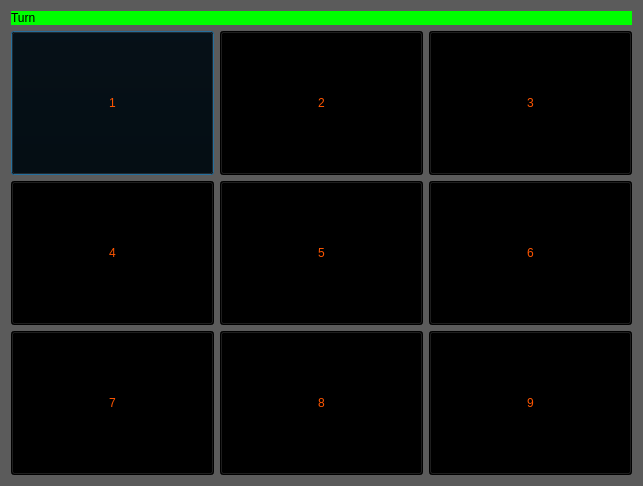
<?xml version="1.0" encoding="UTF-8"?>
<ui version="4.0">
 <class>board</class>
 <widget class="QDialog" name="board">
  <property name="geometry">
   <rect>
    <x>0</x>
    <y>0</y>
    <width>643</width>
    <height>486</height>
   </rect>
  </property>
  <property name="windowTitle">
   <string>Dialog</string>
  </property>
  <property name="styleSheet">
   <string notr="true">background-color: rgb(91, 91, 91);</string>
  </property>
  <layout class="QVBoxLayout" name="verticalLayout_3">
   <item>
    <widget class="QLabel" name="TurnLabel">
     <property name="sizePolicy">
      <sizepolicy hsizetype="Preferred" vsizetype="Fixed">
       <horstretch>0</horstretch>
       <verstretch>0</verstretch>
      </sizepolicy>
     </property>
     <property name="styleSheet">
      <string notr="true">font: 20pt &quot;Impact&quot;;
background-color: rgb(0, 255, 0);r
color: rgb(0, 0, 0);</string>
     </property>
     <property name="text">
      <string>Turn</string>
     </property>
    </widget>
   </item>
   <item>
    <layout class="QVBoxLayout" name="verticalLayout_2">
     <property name="sizeConstraint">
      <enum>QLayout::SetDefaultConstraint</enum>
     </property>
     <item>
      <layout class="QHBoxLayout" name="horizontalLayout_3">
       <item>
        <widget class="QPushButton" name="PB1">
         <property name="sizePolicy">
          <sizepolicy hsizetype="Preferred" vsizetype="Preferred">
           <horstretch>0</horstretch>
           <verstretch>0</verstretch>
          </sizepolicy>
         </property>
         <property name="styleSheet">
          <string notr="true">background-color: rgb(0, 0, 0);
font: 48pt &quot;Impact&quot;;
color: rgb(255, 85, 0);</string>
         </property>
         <property name="text">
          <string>1</string>
         </property>
        </widget>
       </item>
       <item>
        <widget class="QPushButton" name="PB2">
         <property name="sizePolicy">
          <sizepolicy hsizetype="Preferred" vsizetype="Preferred">
           <horstretch>0</horstretch>
           <verstretch>0</verstretch>
          </sizepolicy>
         </property>
         <property name="styleSheet">
          <string notr="true">background-color: rgb(0, 0, 0);
font: 48pt &quot;Impact&quot;;
color: rgb(255, 85, 0);</string>
         </property>
         <property name="text">
          <string>2</string>
         </property>
        </widget>
       </item>
       <item>
        <widget class="QPushButton" name="PB3">
         <property name="sizePolicy">
          <sizepolicy hsizetype="Preferred" vsizetype="Preferred">
           <horstretch>0</horstretch>
           <verstretch>0</verstretch>
          </sizepolicy>
         </property>
         <property name="styleSheet">
          <string notr="true">background-color: rgb(0, 0, 0);
font: 48pt &quot;Impact&quot;;
color: rgb(255, 85, 0);</string>
         </property>
         <property name="text">
          <string>3</string>
         </property>
        </widget>
       </item>
      </layout>
     </item>
     <item>
      <layout class="QHBoxLayout" name="horizontalLayout_4">
       <item>
        <widget class="QPushButton" name="PB4">
         <property name="sizePolicy">
          <sizepolicy hsizetype="Preferred" vsizetype="Preferred">
           <horstretch>0</horstretch>
           <verstretch>0</verstretch>
          </sizepolicy>
         </property>
         <property name="styleSheet">
          <string notr="true">background-color: rgb(0, 0, 0);
font: 48pt &quot;Impact&quot;;
color: rgb(255, 85, 0);</string>
         </property>
         <property name="text">
          <string>4</string>
         </property>
        </widget>
       </item>
       <item>
        <widget class="QPushButton" name="PB5">
         <property name="sizePolicy">
          <sizepolicy hsizetype="Preferred" vsizetype="Preferred">
           <horstretch>0</horstretch>
           <verstretch>0</verstretch>
          </sizepolicy>
         </property>
         <property name="styleSheet">
          <string notr="true">background-color: rgb(0, 0, 0);
font: 48pt &quot;Impact&quot;;
color: rgb(255, 85, 0);</string>
         </property>
         <property name="text">
          <string>5</string>
         </property>
        </widget>
       </item>
       <item>
        <widget class="QPushButton" name="PB6">
         <property name="sizePolicy">
          <sizepolicy hsizetype="Preferred" vsizetype="Preferred">
           <horstretch>0</horstretch>
           <verstretch>0</verstretch>
          </sizepolicy>
         </property>
         <property name="styleSheet">
          <string notr="true">background-color: rgb(0, 0, 0);
font: 48pt &quot;Impact&quot;;
color: rgb(255, 85, 0);</string>
         </property>
         <property name="text">
          <string>6</string>
         </property>
        </widget>
       </item>
      </layout>
     </item>
     <item>
      <layout class="QHBoxLayout" name="horizontalLayout_5">
       <item>
        <widget class="QPushButton" name="PB7">
         <property name="sizePolicy">
          <sizepolicy hsizetype="Preferred" vsizetype="Preferred">
           <horstretch>0</horstretch>
           <verstretch>0</verstretch>
          </sizepolicy>
         </property>
         <property name="styleSheet">
          <string notr="true">background-color: rgb(0, 0, 0);
font: 48pt &quot;Impact&quot;;
color: rgb(255, 85, 0);</string>
         </property>
         <property name="text">
          <string>7</string>
         </property>
        </widget>
       </item>
       <item>
        <widget class="QPushButton" name="PB8">
         <property name="sizePolicy">
          <sizepolicy hsizetype="Preferred" vsizetype="Preferred">
           <horstretch>0</horstretch>
           <verstretch>0</verstretch>
          </sizepolicy>
         </property>
         <property name="styleSheet">
          <string notr="true">background-color: rgb(0, 0, 0);
font: 48pt &quot;Impact&quot;;
color: rgb(255, 85, 0);</string>
         </property>
         <property name="text">
          <string>8</string>
         </property>
        </widget>
       </item>
       <item>
        <widget class="QPushButton" name="PB9">
         <property name="sizePolicy">
          <sizepolicy hsizetype="Preferred" vsizetype="Preferred">
           <horstretch>0</horstretch>
           <verstretch>0</verstretch>
          </sizepolicy>
         </property>
         <property name="styleSheet">
          <string notr="true">background-color: rgb(0, 0, 0);
font: 48pt &quot;Impact&quot;;
color: rgb(255, 85, 0);</string>
         </property>
         <property name="text">
          <string>9</string>
         </property>
        </widget>
       </item>
      </layout>
     </item>
    </layout>
   </item>
  </layout>
 </widget>
 <resources/>
 <connections/>
</ui>
